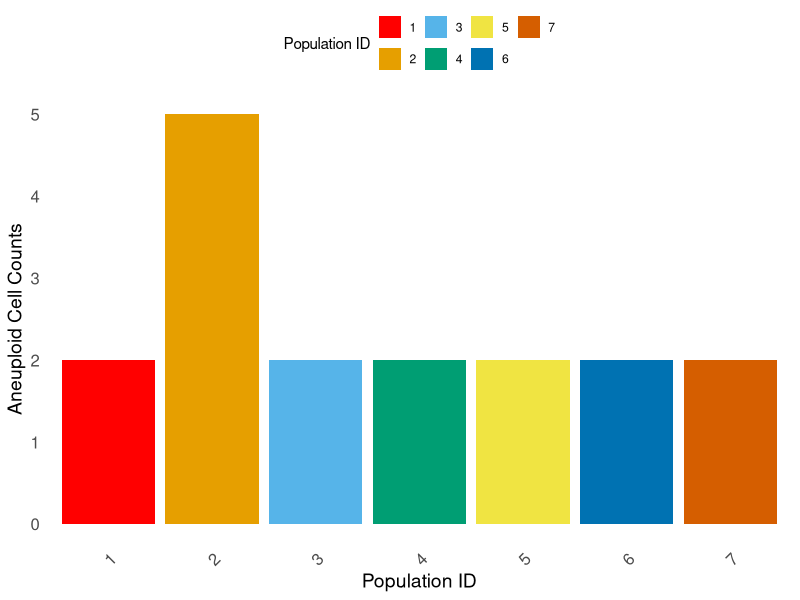

Generate this figure with R:
# Install and load necessary packages if not already installed
if (!requireNamespace("dplyr", quietly = TRUE)) {
  install.packages("dplyr")
}
library(dplyr)

# Constants
BIOPSY_SIZE <- 5
n_chrs <- 1
total_population_size <- 11816

# Function to generate populations
makepops <- function(total_population_size = 11816,
                     euploid = 0.5, aneuploid = 0.5,
                     mosaic_high = 0.25, mosaic_low = 0.25,
                     n_cells = 5, n_chrs = 1, dispersal = 0.5) {
  
  # Initialise population_id counter
  population_id_counter <- 1
  
  # Function to generate hardcoded populations
  generate_hardcoded_population <- function() {
    # Create a dataframe for hardcoded populations
    hardcoded_population <- data.frame(
      population_id = population_id_counter:(population_id_counter + 3),  # Assign a range of population_ids
      n.cells = rep(BIOPSY_SIZE, 4),  # Number of cells in each population
      n.chrs = rep(n_chrs, 4),  # Number of chromosomes in each population
      total_population_size = rep(total_population_size, 4),  # Total population size for each
      embryo_type = c("euploid", "aneuploid", "mixed", "mixed"),  # Embryo types
      prop.euploid = c(1, 0, 0.5, 0.25),  # Proportions of euploid cells
      prop.aneuploid = c(0, 1, 0.5, 0.25),  # Proportions of aneuploid cells
      prop.mosaic_high = c(0, 0, 0, 0.25),  # Proportions of high-level mosaic cells
      prop.mosaic_low = c(0, 0, 0, 0.25),  # Proportions of low-level mosaic cells
      dispersal = rep(0.5, 4)  # Dispersal rates
    )
    
    # Increment the population_id_counter for the next set of populations
    population_id_counter <<- population_id_counter + 4
    
    return(hardcoded_population)
  }
  
  # Function to generate specific low-level mosaic populations with fixed aneuploidy rates
  generate_fixed_mosaic_populations <- function() {
    aneuploidy_rates <- c(0.3, 0.4, 0.5)  # Defined aneuploidy rates
    
    # Generate a dataframe for each aneuploidy rate
    fixed_mosaic_populations <- lapply(aneuploidy_rates, function(rate) {
      pop <- data.frame(
        population_id = population_id_counter,  # Assign current population_id
        n.cells = BIOPSY_SIZE,  # Number of cells in the biopsy
        n.chrs = n_chrs,  # Number of chromosomes
        total_population_size = total_population_size,  # Total population size
        embryo_type = "mosaic_low",  # Embryo type
        prop.euploid = 0,  # Proportion of euploid cells (0 in this case)
        prop.aneuploid = rate,  # Proportion of aneuploid cells
        prop.mosaic_high = 0,  # Proportion of high-level mosaic cells (0 in this case)
        prop.mosaic_low = 1,  # Proportion of low-level mosaic cells (100% in this case)
        dispersal = dispersal  # Dispersal rate
      )
      
      # Increment the population_id_counter for the next population
      population_id_counter <<- population_id_counter + 1
      
      return(pop)
    })
    
    # Combine all fixed mosaic populations into a single dataframe
    fixed_mosaic_populations <- do.call(rbind, fixed_mosaic_populations)
    
    return(fixed_mosaic_populations)
  }
  
  # Hardcoded mixed populations with varying proportions
  mixed_populations <- data.frame(
    population_id = population_id_counter:(population_id_counter + 4),  # Assign a range of population_ids
    n.cells = rep(BIOPSY_SIZE, 5),  # Number of cells in each population
    n.chrs = rep(n_chrs, 5),  # Number of chromosomes in each population
    total_population_size = rep(total_population_size, 5),  # Total population size for each
    embryo_type = rep("mixed", 5),  # Embryo type
    prop.euploid = seq(0.5, 0.1, by = -0.1),  # Decreasing proportion of euploid cells
    prop.aneuploid = rep(0.3, 5),  # Constant proportion of aneuploid cells
    prop.mosaic_high = rep(0.1, 5),  # Constant proportion of high-level mosaic cells
    prop.mosaic_low = seq(0.1, 0.5, by = 0.1),  # Increasing proportion of low-level mosaic cells
    dispersal = rep(dispersal, 5)  # Dispersal rates
  )
  
  # Increment the population_id_counter for the next set of populations
  population_id_counter <<- population_id_counter + 5
  
  # Combine all dataframes into one big dataframe
  combined_population <- rbind(
    generate_hardcoded_population(),  # Include hardcoded populations
    generate_fixed_mosaic_populations(),  # Include fixed mosaic populations
    mixed_populations  # Include mixed populations
  )
  
  return(combined_population)
}

# Example of running the function
populations_df <- makepops()
print(populations_df)

# Define the Embryo function, which creates an embryo with specified parameters
Embryo <- function(n.cells, n.chrs, prop.aneuploid, dispersal) {
  # Create a list representing an embryo with given properties
  embryo <- list(
    n.cells = n.cells,
    n.chrs = n.chrs,
    prop.aneuploid = prop.aneuploid,
    dispersal = dispersal
  )
  return(embryo)
}

# Define the takeBiopsy function, which simulates taking a biopsy from an embryo
takeBiopsy <- function(embryo, biopsy.size, index.cell, chromosome) {
  # Sample cells from the embryo to create a biopsy
  biopsy <- sample(1:embryo$n.cells, biopsy.size, replace = TRUE)
  
  # Calculate the number of aneuploid cells in the biopsy
  aneuploid_cells <- round(biopsy.size * embryo$prop.aneuploid)
  return(aneuploid_cells)
}

# Define a function to create an embryo and take a biopsy
create_biopsy <- function(n.cells, n.chrs, prop.aneuploid, dispersal, rng.seed) {
  # Set the random seed for reproducibility
  set.seed(rng.seed)
  
  # Create an embryo with specified parameters
  embryo <- Embryo(n.cells, n.chrs, prop.aneuploid, dispersal)
  
  # Take a biopsy from the created embryo
  biopsy <- takeBiopsy(embryo, biopsy.size = BIOPSY_SIZE, index.cell = 1, chromosome = 0)
  return(biopsy)
}

# Loop through each population row and create biopsy results
biopsy_results <- mapply(function(n.cells, n.chrs, prop.aneuploid, dispersal) {
  create_biopsy(n.cells, n.chrs, prop.aneuploid, dispersal, rng.seed = 42)
}, populations_df$n.cells, populations_df$n.chrs, populations_df$prop.aneuploid, populations_df$dispersal)

# Combine biopsy results into a dataframe
combined_results <- data.frame(
  aneuploid_counts = biopsy_results,
  population_id = populations_df$population_id
)

# View the combined results
print(combined_results)

# Install and load necessary packages if not already installed
if (!requireNamespace("ggplot2", quietly = TRUE)) {
  install.packages("ggplot2")
}
library(ggplot2)

# Define colors for each population ID
# Define colors for each population ID (adjust as needed)
population_colors <- c("red", "#E69F00", "#56B4E9", "#009E73", "#F0E442", "#0072B2", "#D55E00", "green",
                       "purple", "brown", "pink", "blue")  # Add more colors if necessary

# Plot the combined results using ggplot2 with defined colors
ggplot(combined_results, aes(x = as.factor(population_id), y = aneuploid_counts, fill = as.factor(population_id))) +
  geom_bar(stat = "identity", position = position_dodge()) +
  scale_fill_manual(values = population_colors) +
  labs(x = "Population ID", y = "Aneuploid Cell Counts", fill = "Population ID") +
  theme_minimal() +
  theme(
    axis.text.x = element_text(angle = 45, hjust = 1, size = 12),
    axis.text.y = element_text(size = 12),
    axis.title = element_text(size = 14),
    legend.position = "top",
    panel.grid.major = element_blank(),
    panel.grid.minor = element_blank()
  )

#This graph isn't quite right. 
